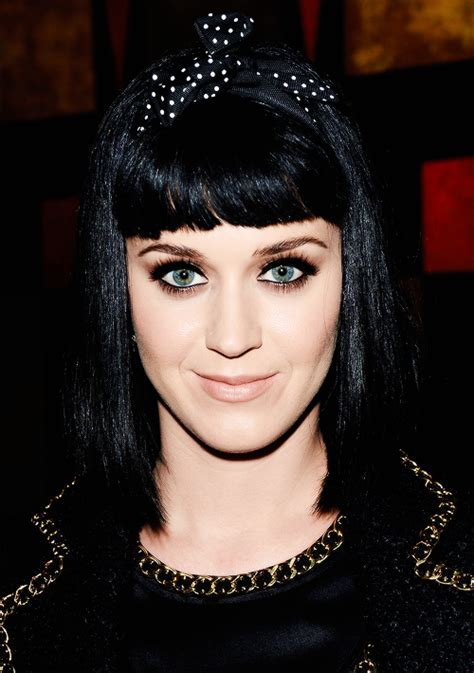
#> input picture katy_perry.jpg, 474 x 673 px
$ python -i process_original_images.py   (imports and definitions only)
#> lines starting #> are read from the running program, lines starting #| are printed output that depends on the picture; after the words box and inside, x2 and y2 are one past the last pixel; in counts of white or black regions, pixels touching at a corner belong together
"""
This script converts the original images into face images using OpenCV.
"""

import numpy as np
import cv2
import os

FACE_SIZE = 40

face_cascade = cv2.CascadeClassifier('haarcascade_frontalface_default.xml')
eye_cascade = cv2.CascadeClassifier('haarcascade_eye.xml')

ORIGINAL_DATA_DIR = 'original_data'
PROCESSED_DATA_DIR = 'processed_data'
exclude_list = {'.gif', '.svg'}


def show_single_image(image_path, output_path):
#> called with image_path = 'katy_perry.jpg', output_path = 'out.png'
    print('Processing ' + image_path)
    ext = image_path[image_path.rfind('.'):]
    if ext in exclude_list:
        print('Skipped')
        return
    img = cv2.imread(image_path)
#> img is the input picture: shape (673, 474, 3); mean B, G, R 39.8, 43.6, 54.7
    gray = cv2.cvtColor(img, cv2.COLOR_BGR2GRAY)
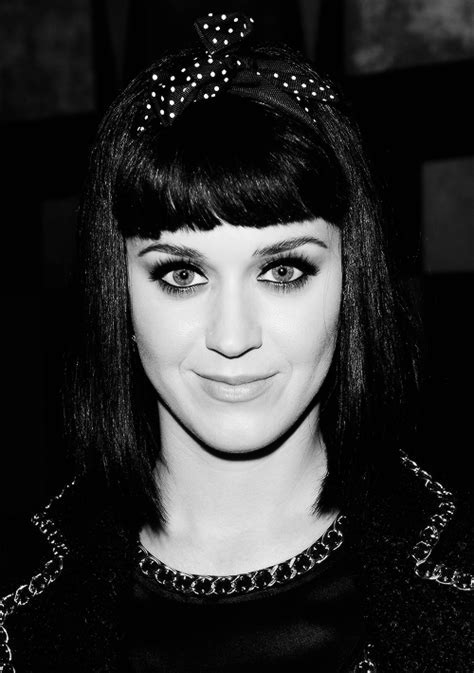
#> gray: shape (673, 474); min 0, max 255, mean 46.5


    faces = face_cascade.detectMultiScale(gray, 1.3, 5)
#> faces = [[97, 167, 279, 279]]
    for (x, y, w, h) in faces:
        cv2.rectangle(img,(x,y),(x+w,y+h),(255,0,0),2)
        roi_gray = gray[y:y+h, x:x+w]
        roi_color = img[y:y+h, x:x+w]
        eyes = eye_cascade.detectMultiScale(roi_gray)
        for (ex,ey,ew,eh) in eyes:
            cv2.rectangle(roi_color,(ex,ey),(ex+ew,ey+eh),(0,255,0),2)
#> this loop made 1 pass
#> (x, y, w, h, eyes) on pass 1: (97, 167, 279, 279, [[154, 72, 63, 63], [48, 77, 62, 62]])
#> pass 1, in show_single_image, `roi_gray = gray[y:y+h, x:x+w]`:
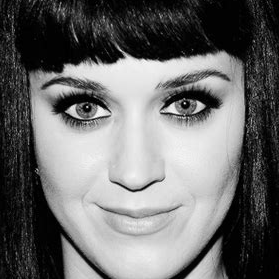
#> roi_gray: shape (279, 279); min 0, max 252, mean 107.7
#> pass 1, in show_single_image, `roi_color = img[y:y+h, x:x+w]`:
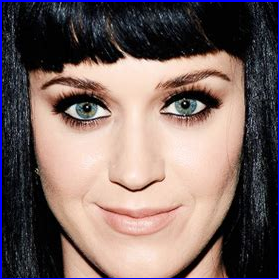
#> roi_color: shape (279, 279, 3); mean B, G, R 100.3, 102.6, 120.7
#> after the loop:
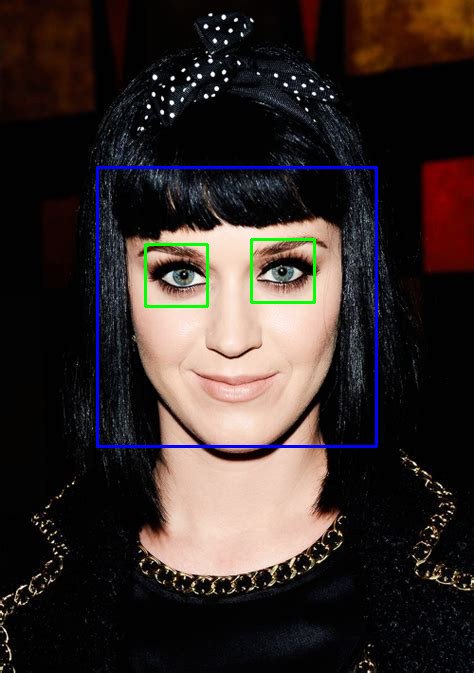
#> img: shape (673, 474, 3); 1.52% of pixels changed, all inside (x1, y1, x2, y2) = (96, 166, 378, 448)
#> after the loop:
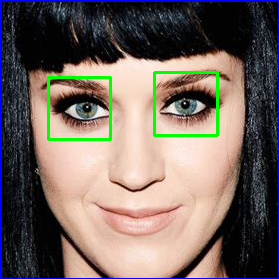
#> roi_color: shape (279, 279, 3); 1.92% of pixels changed, all inside (x1, y1, x2, y2) = (47, 71, 219, 141)

    cv2.imshow('img',img)
    cv2.waitKey(0)
    cv2.destroyAllWindows()

# return first
# [62 lines left out: functions get_first_face_image, process_single_image, process_directory, process_all, not called in this run]

def main():
    process_all(ORIGINAL_DATA_DIR)

# [2 lines not run here, left out]

>>> result = show_single_image('katy_perry.jpg', 'out.png')
